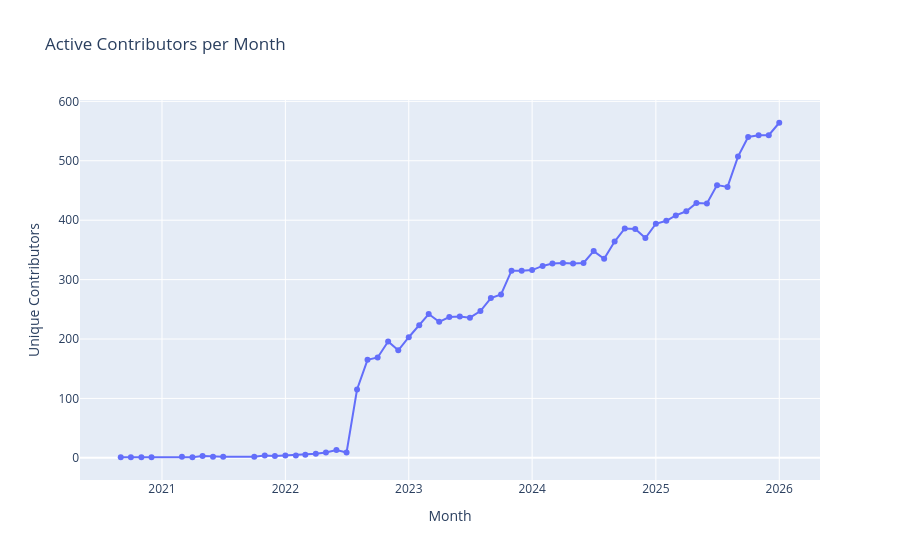

Here is the notebook cell this chart was saved with:
### Code cell
# Visualize contributors over time
fig = px.line(df_monthly, x='month', y='contributors',
              title='Active Contributors per Month',
              markers=True)
fig.update_layout(yaxis_title='Unique Contributors', xaxis_title='Month')
fig.show()

### Figure 1 — Plotly figure (JSON) as saved in the notebook; plotly's stock layout.template omitted (floating-point values rounded to 4 significant figures)
{"data": [{"hovertemplate": "month=%{x}<br>contributors=%{y}<extra></extra>", "legendgroup": "", "line": {"color": "#636efa", "dash": "solid"}, "marker": {"symbol": "circle"}, "mode": "lines+markers", "name": "", "orientation": "v", "showlegend": false, "type": "scatter", "x": ["2020-09-01", "2020-10-01", "2020-11-01", "2020-12-01", "2021-03-01", "2021-04-01", "2021-05-01", "2021-06-01", "2021-07-01", "2021-10-01", "2021-11-01", "2021-12-01", "2022-01-01", "2022-02-01", "2022-03-01", "2022-04-01", "2022-05-01", "2022-06-01", "2022-07-01", "2022-08-01", "2022-09-01", "2022-10-01", "2022-11-01", "2022-12-01", "2023-01-01", "2023-02-01", "2023-03-01", "2023-04-01", "2023-05-01", "2023-06-01", "2023-07-01", "2023-08-01", "2023-09-01", "2023-10-01", "2023-11-01", "2023-12-01", "2024-01-01", "2024-02-01", "2024-03-01", "2024-04-01", "2024-05-01", "2024-06-01", "2024-07-01", "2024-08-01", "2024-09-01", "2024-10-01", "2024-11-01", "2024-12-01", "2025-01-01", "2025-02-01", "2025-03-01", "2025-04-01", "2025-05-01", "2025-06-01", "2025-07-01", "2025-08-01", "2025-09-01", "2025-10-01", "2025-11-01", "2025-12-01", "2026-01-01"], "xaxis": "x", "y": [1, 1, 1, 1, 2, 1, 3, 2, 2, 2, 4, 3, 4, 4, 5, 7, 9, 13, 9, 115, 165, 169, 196, 181, 203, 223, 242, 229, 237, 238, 236, 247, 269, 275, 315, 315, 316, 323, 327, 328, 327, 328, 348, 335, 364, 386, 385, 370, 394, 399, 408, 415, 429, 428, 459, 456, 507, 540, 543, 543, 564], "yaxis": "y"}], "layout": {"legend": {"tracegroupgap": 0}, "title": {"text": "Active Contributors per Month"}, "xaxis": {"anchor": "y", "domain": [0, 1], "title": {"text": "Month"}}, "yaxis": {"anchor": "x", "domain": [0, 1], "title": {"text": "Unique Contributors"}}}}
